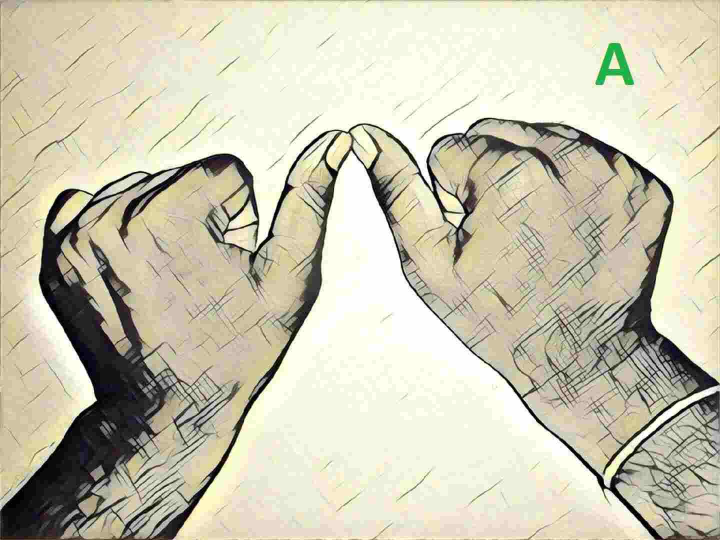
#> input picture isl_converter/text_symbolmodule/data/A.jpg, 1440 x 1080 px (shown at 1/2 size)
$ python -i video_capture.py   (imports and definitions only)
#> lines starting #> are read from the running program, lines starting #| are printed output that depends on the picture; after the words box and inside, x2 and y2 are one past the last pixel; in counts of white or black regions, pixels touching at a corner belong together
#> further down, picture is the input picture: shape (1080, 1440, 3); mean B, G, R 178.1, 199.3, 203.5
### isl_converter/video_processing/image_transformation.py
import numpy as np
import cv2


def resize_image(frame, new_size):
    #print("Resizing image to {}...".format(new_size))

    frame = cv2.resize(frame,(new_size,new_size))

    #print("Done!")
    return frame


# [67 lines left out: functions make_background_black, make_skin_white, not called in this run]


def remove_arm(frame):
    """
    Removes the human arm portion from the image.
    """
    #print("Removing arm...")

    # Cropping 15 pixels from the bottom.
    height, width = frame.shape[:2]
    frame = frame[:height - 15, :]

    #print("Done!")
    return frame


# [73 lines left out: functions find_largest_contour_index, draw_contours, centre_frame, not called in this run]


def apply_image_transformation(frame,val):
    if (val == 1):
        # Downsize it to reduce processing time.
        frame = resize_image(frame, 100)
        #frame = make_background_black(frame)
        # frame = make_skin_white(frame)
        frame = remove_arm(frame)
        # frame, contour_dimensions = draw_contours(frame)
        # frame = centre_frame(frame, contour_dimensions)
        #frame = resize_image(frame, 30)
    else :
         # Downsize it to reduce processing time.
        frame = resize_image(frame, 100)
        #frame = make_background_black(frame)
        frame = make_skin_white(frame)
        frame = remove_arm(frame)
        # frame, contour_dimensions = draw_contours(frame)
        # frame = centre_frame(frame, contour_dimensions)
        #frame = resize_image(frame, 30)
    return frame

### isl_converter/video_processing/video_capture.py
#HAND GESTURE RECOGNIZATION USING OPENCV
import numpy as np
import cv2
import math
from isl_converter.video_processing import image_transformation as image_processing
import pickle


def image_modification(frame):

        l = len(frame) - 100
#> l = 980
        crop_image=frame[100:l,100:l]
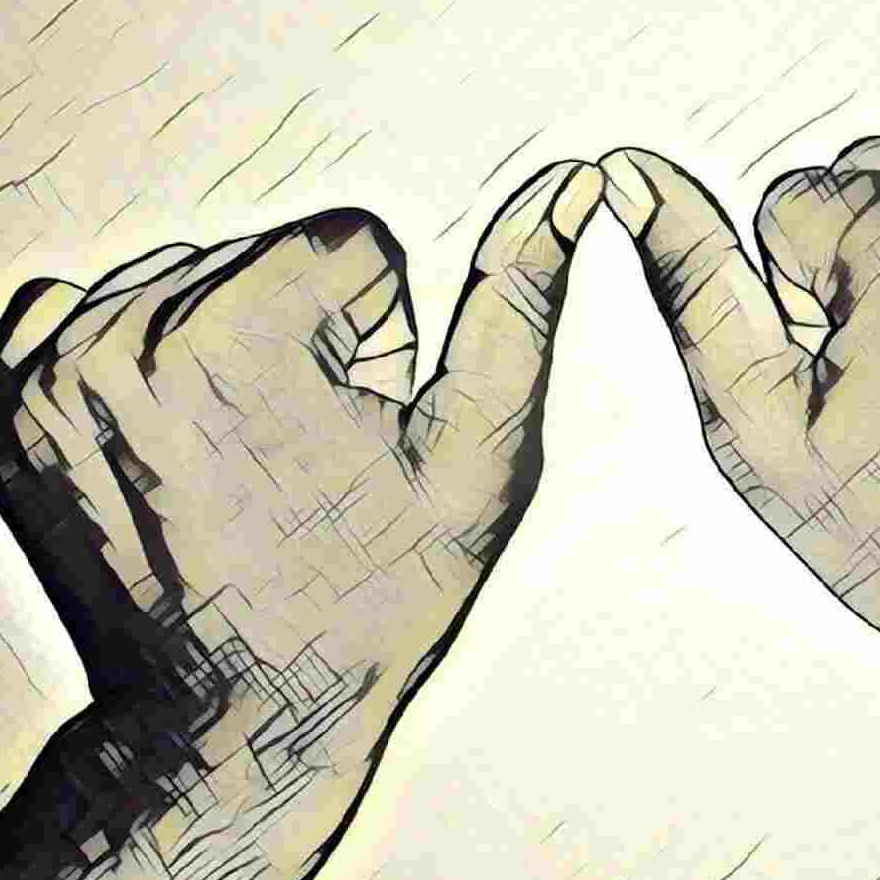
#> crop_image: shape (880, 880, 3); mean B, G, R 179.4, 199.2, 202.5
        blur=cv2.GaussianBlur(crop_image,(3,3),0)
        hsv=cv2.cvtColor(blur,cv2.COLOR_BGR2HSV)
#> hsv: shape (880, 880, 3); mean H, S, V 26.6, 32.9, 203.9
         #create a binary image where white will be skin colors and rest is black
        mask2=cv2.inRange(hsv,np.array([2,0,0]),np.array([20,255,255]))
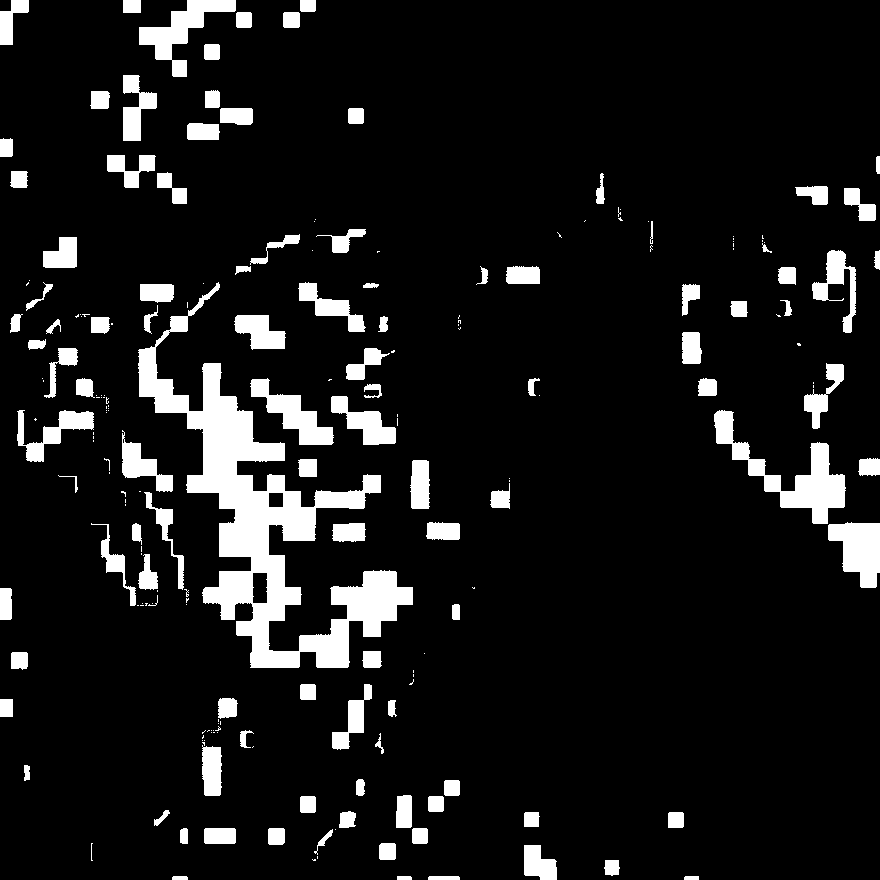
#> mask2: shape (880, 880); 9.7% white; 211 white regions (103 under 20 px), largest, box (x1, y1, x2, y2) and area: (138, 282, 413, 668) 24625, (714, 410, 846, 524) 4210, (139, 0, 236, 77) 2486
        #kernal for morphological transformation
        kernel=np.ones((5,5), np.uint8)
        #apply morphological transformarions to filter out the background noise
        dilated=cv2.dilate(mask2,kernel,iterations=0)
        erosion=cv2.erode(dilated,kernel,iterations=0)
        filtered=cv2.GaussianBlur(erosion,(3,3),0)
        check,thres=cv2.threshold(filtered, 200, 225, cv2.THRESH_BINARY)
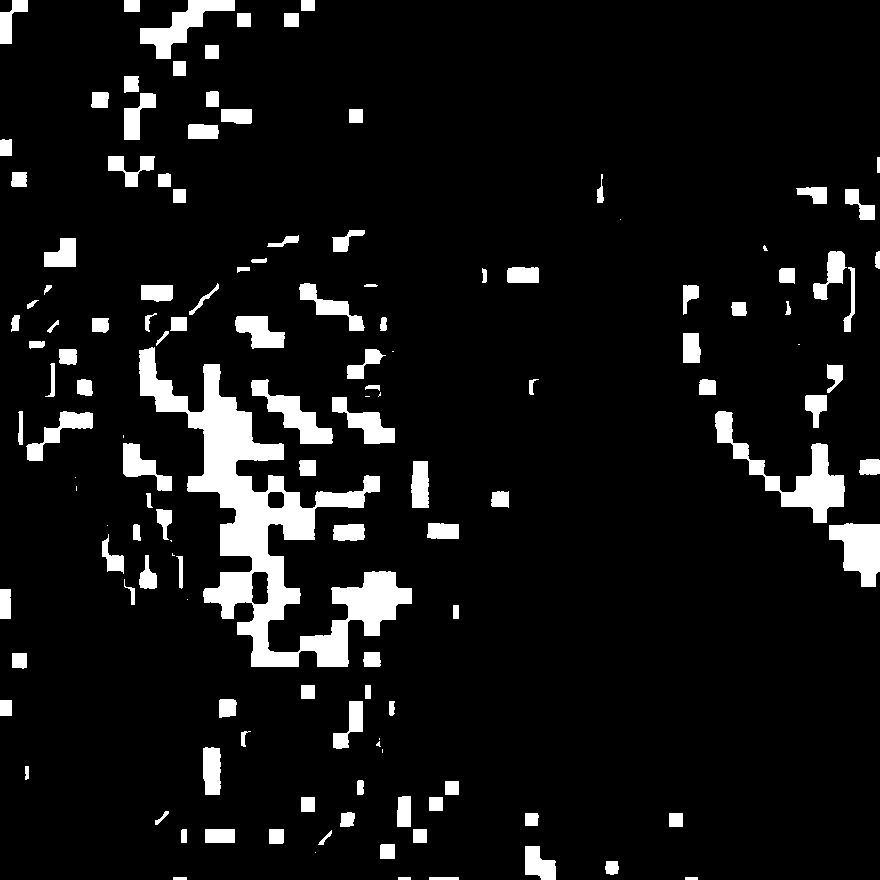
#> thres: shape (880, 880); values 0 (black) and 225 (white), 8.2% white; 135 white regions (17 under 20 px), largest, box (x1, y1, x2, y2) and area: (139, 347, 412, 667) 21991, (715, 411, 845, 523) 3730, (829, 523, 880, 587) 2182
        #cv2.imshow("Threshold",thres)
        thres=image_processing.apply_image_transformation(thres,1)
#> in resize_image, `frame = cv2.resize(frame,(new_size,new_size))`:
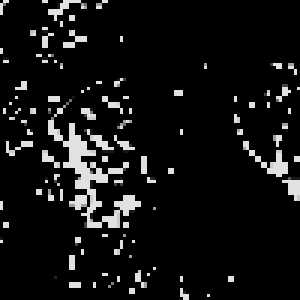
#> frame: shape (100, 100) (shown 3 times larger); min 0, max 225, mean 18.5
#> in remove_arm, `frame = frame[:height - 15, :]`:
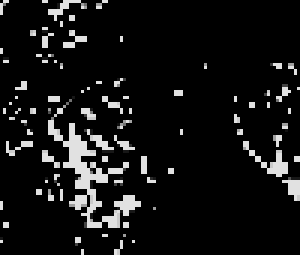
#> frame: shape (85, 100) (shown 3 times larger); min 0, max 225, mean 20.3
        cv2.imshow("test",thres)
        return thres

>>> import cv2
>>> picture = cv2.imread('../text_symbolmodule/data/A.jpg')
>>> result = image_modification(picture)

$ run again, on isl_converter/text_symbolmodule/data/B.jpg
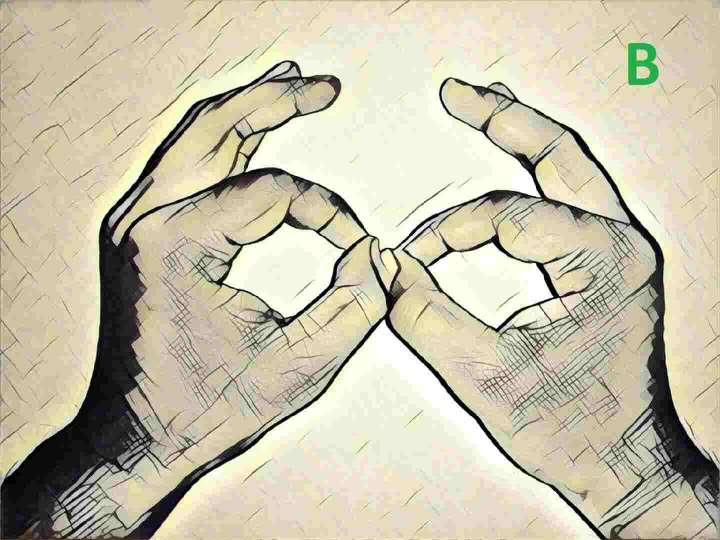
#> input picture isl_converter/text_symbolmodule/data/B.jpg, 1440 x 1080 px (shown at 1/2 size)
#> picture is the input picture: shape (1080, 1440, 3); mean B, G, R 170.2, 193.5, 199.7
#> l = 980
#> hsv: shape (880, 880, 3); mean H, S, V 26.3, 37.7, 201
#> in image_modification, `mask2=cv2.inRange(hsv,np.array([2,0,0]),np.array([20,255,255]))`:
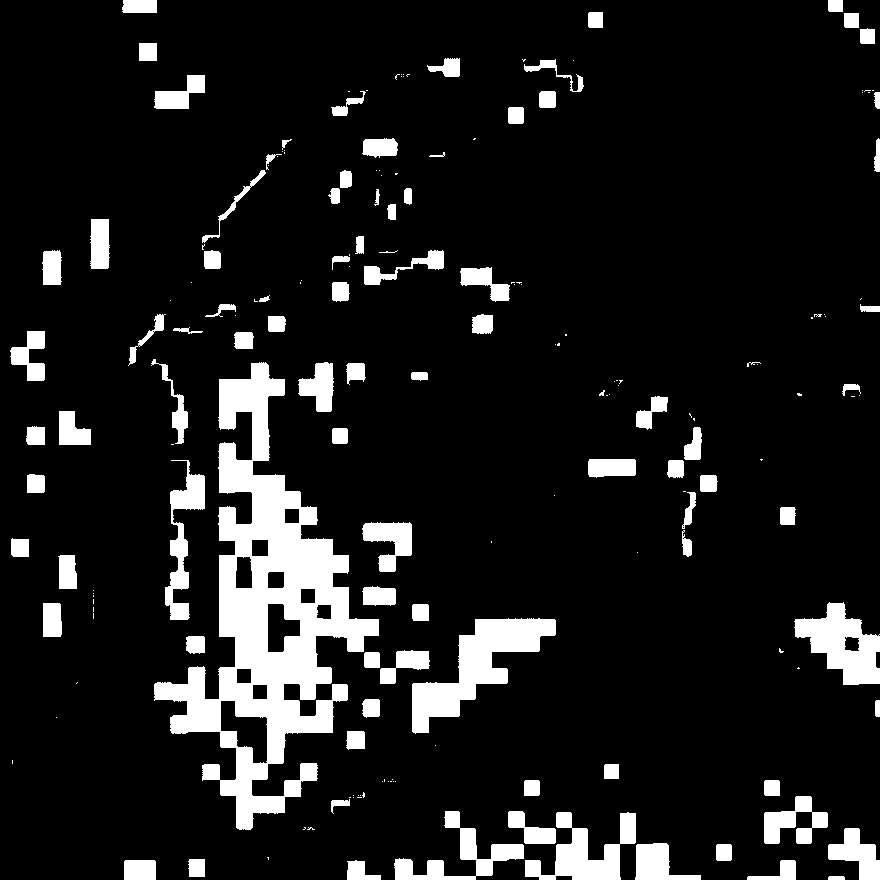
#> mask2: shape (880, 880); 11.1% white; 186 white regions (93 under 20 px), largest, box (x1, y1, x2, y2) and area: (154, 362, 379, 830) 33649, (412, 618, 556, 734) 6173, (794, 602, 880, 685) 3842
#> thres: shape (880, 880); values 0 (black) and 225 (white), 9.6% white; 125 white regions (20 under 20 px), largest, box (x1, y1, x2, y2) and area: (155, 363, 378, 829) 30550, (413, 619, 555, 733) 5693, (795, 603, 880, 684) 3565
#> in remove_arm, `frame = frame[:height - 15, :]`:
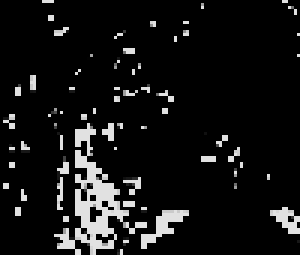
#> frame: shape (85, 100) (shown 3 times larger); min 0, max 225, mean 20.4

$ run again, on isl_converter/text_symbolmodule/data/C.jpg
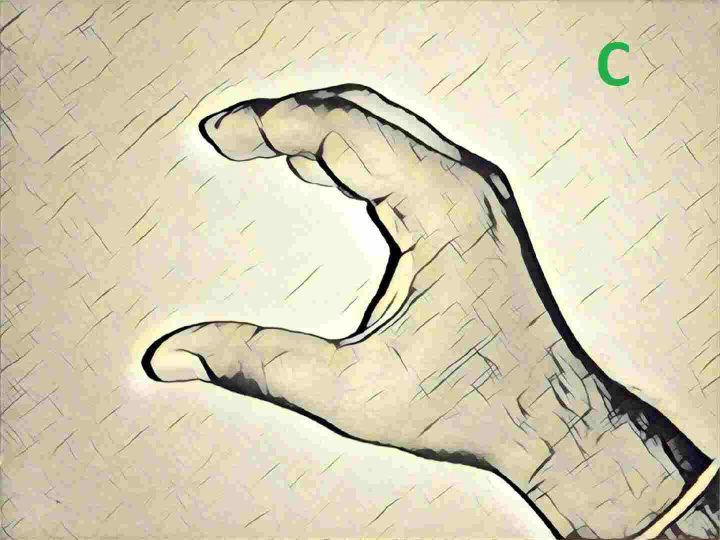
#> input picture isl_converter/text_symbolmodule/data/C.jpg, 1440 x 1080 px (shown at 1/2 size)
#> picture is the input picture: shape (1080, 1440, 3); mean B, G, R 178.7, 204.6, 213.6
#> l = 980
#> hsv: shape (880, 880, 3); mean H, S, V 24.9, 42.4, 218
#> in image_modification, `mask2=cv2.inRange(hsv,np.array([2,0,0]),np.array([20,255,255]))`:
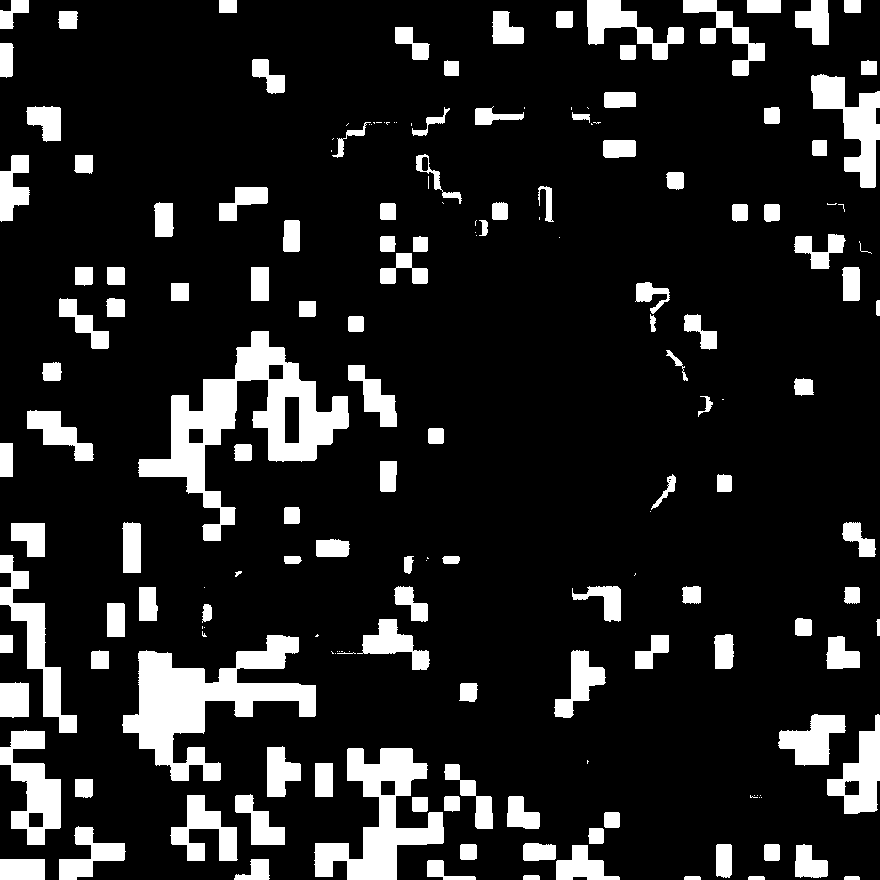
#> mask2: shape (880, 880); 14.1% white; 178 white regions (49 under 20 px), largest, box (x1, y1, x2, y2) and area: (138, 331, 349, 541) 12537, (122, 635, 316, 781) 11130, (314, 748, 444, 880) 7268
#> thres: shape (880, 880); values 0 (black) and 225 (white), 12.1% white; 141 white regions (6 under 20 px), largest, box (x1, y1, x2, y2) and area: (139, 332, 348, 540) 11283, (123, 636, 315, 780) 10195, (315, 749, 443, 880) 6564
#> in remove_arm, `frame = frame[:height - 15, :]`:
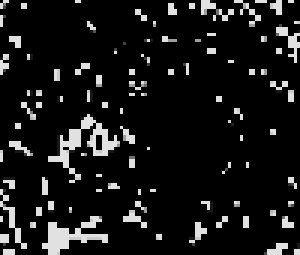
#> frame: shape (85, 100) (shown 3 times larger); min 0, max 225, mean 23.2

$ run again, on isl_converter/text_symbolmodule/data/D.jpg
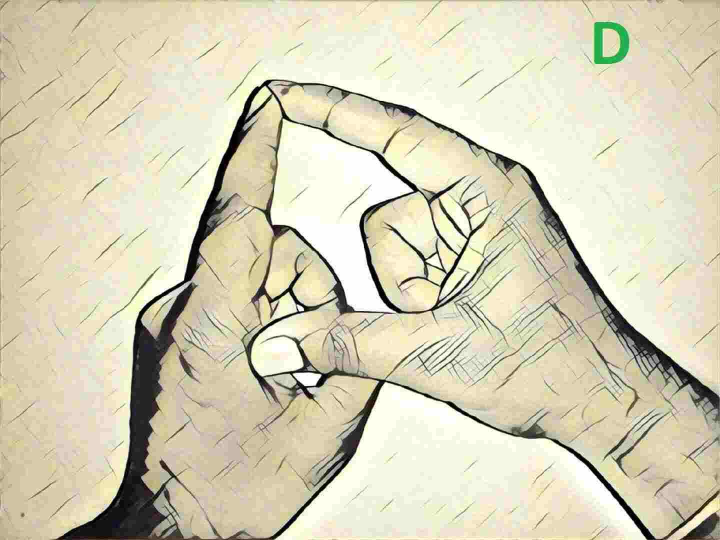
#> input picture isl_converter/text_symbolmodule/data/D.jpg, 1440 x 1080 px (shown at 1/2 size)
#> picture is the input picture: shape (1080, 1440, 3); mean B, G, R 184.1, 209.2, 214.7
#> l = 980
#> hsv: shape (880, 880, 3); mean H, S, V 26.2, 38.5, 215.3
#> in image_modification, `mask2=cv2.inRange(hsv,np.array([2,0,0]),np.array([20,255,255]))`:
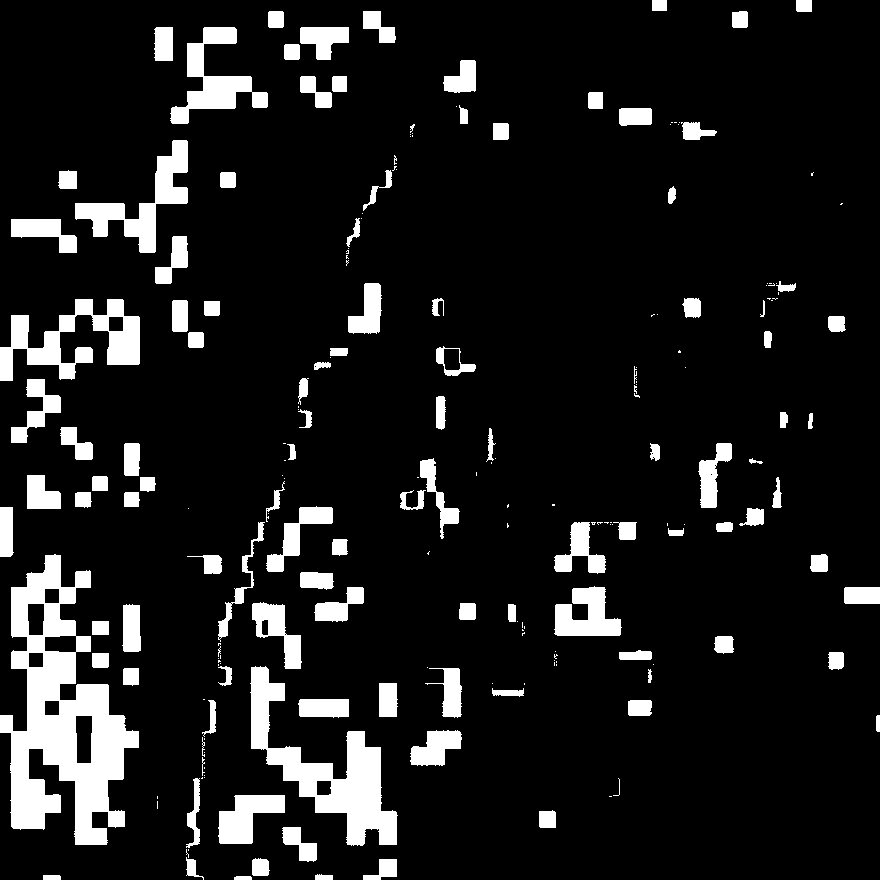
#> mask2: shape (880, 880); 10.8% white; 211 white regions (98 under 20 px), largest, box (x1, y1, x2, y2) and area: (0, 554, 139, 845) 18026, (250, 666, 398, 846) 8301, (0, 299, 140, 381) 4889
#> thres: shape (880, 880); values 0 (black) and 225 (white), 9.1% white; 131 white regions (15 under 20 px), largest, box (x1, y1, x2, y2) and area: (0, 555, 138, 844) 16144, (251, 667, 397, 845) 7570, (0, 300, 139, 380) 3932
#> in remove_arm, `frame = frame[:height - 15, :]`:
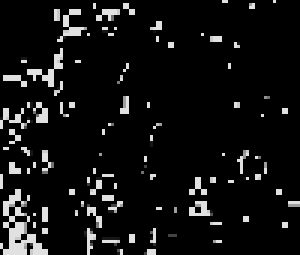
#> frame: shape (85, 100) (shown 3 times larger); min 0, max 225, mean 18.3
